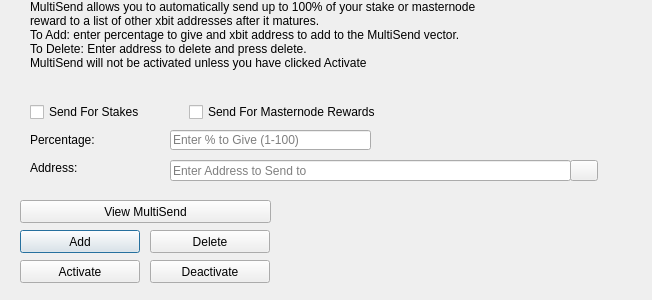
<?xml version="1.0" encoding="UTF-8"?>
<ui version="4.0">
 <class>MultiSendDialog</class>
 <widget class="QDialog" name="MultiSendDialog">
  <property name="windowModality">
   <enum>Qt::NonModal</enum>
  </property>
  <property name="geometry">
   <rect>
    <x>0</x>
    <y>0</y>
    <width>652</width>
    <height>300</height>
   </rect>
  </property>
  <property name="windowTitle">
   <string>MultiSend</string>
  </property>
  <widget class="QLineEdit" name="multiSendPercentEdit">
   <property name="geometry">
    <rect>
     <x>170</x>
     <y>130</y>
     <width>201</width>
     <height>20</height>
    </rect>
   </property>
   <property name="toolTip">
    <string>Enter whole numbers 1 - 100</string>
   </property>
   <property name="placeholderText">
    <string>Enter % to Give (1-100)</string>
   </property>
  </widget>
  <widget class="QLineEdit" name="multiSendAddressEdit">
   <property name="geometry">
    <rect>
     <x>170</x>
     <y>160</y>
     <width>401</width>
     <height>21</height>
    </rect>
   </property>
   <property name="toolTip">
    <string/>
   </property>
   <property name="placeholderText">
    <string>Enter Address to Send to</string>
   </property>
  </widget>
  <widget class="QLabel" name="label_2">
   <property name="geometry">
    <rect>
     <x>30</x>
     <y>0</y>
     <width>451</width>
     <height>121</height>
    </rect>
   </property>
   <property name="lineWidth">
    <number>1</number>
   </property>
   <property name="text">
    <string>MultiSend allows you to automatically send up to 100% of your stake or masternode reward to a list of other xbit addresses after it matures.
To Add: enter percentage to give and xbit address to add to the MultiSend vector.
To Delete: Enter address to delete and press delete.
MultiSend will not be activated unless you have clicked Activate</string>
   </property>
   <property name="alignment">
    <set>Qt::AlignLeading|Qt::AlignLeft|Qt::AlignTop</set>
   </property>
   <property name="wordWrap">
    <bool>true</bool>
   </property>
  </widget>
  <widget class="QLabel" name="message">
   <property name="geometry">
    <rect>
     <x>290</x>
     <y>200</y>
     <width>351</width>
     <height>91</height>
    </rect>
   </property>
   <property name="text">
    <string/>
   </property>
  </widget>
  <widget class="QPushButton" name="addButton">
   <property name="geometry">
    <rect>
     <x>20</x>
     <y>230</y>
     <width>120</width>
     <height>23</height>
    </rect>
   </property>
   <property name="toolTip">
    <string/>
   </property>
   <property name="statusTip">
    <string>Add to MultiSend Vector</string>
   </property>
   <property name="text">
    <string>Add</string>
   </property>
  </widget>
  <widget class="QPushButton" name="disableButton">
   <property name="geometry">
    <rect>
     <x>150</x>
     <y>260</y>
     <width>120</width>
     <height>23</height>
    </rect>
   </property>
   <property name="statusTip">
    <string>Deactivate MultiSend</string>
   </property>
   <property name="text">
    <string>Deactivate</string>
   </property>
  </widget>
  <widget class="QPushButton" name="addressBookButton">
   <property name="geometry">
    <rect>
     <x>570</x>
     <y>160</y>
     <width>28</width>
     <height>21</height>
    </rect>
   </property>
   <property name="toolTip">
    <string>Choose an address from the address book</string>
   </property>
   <property name="text">
    <string/>
   </property>
   <property name="icon">
    <iconset resource="../xbit.qrc">
     <normaloff>:/icons/address-book</normaloff>:/icons/address-book</iconset>
   </property>
   <property name="shortcut">
    <string>Alt+A</string>
   </property>
   <property name="autoDefault">
    <bool>false</bool>
   </property>
  </widget>
  <widget class="QLabel" name="label">
   <property name="geometry">
    <rect>
     <x>30</x>
     <y>130</y>
     <width>121</width>
     <height>20</height>
    </rect>
   </property>
   <property name="toolTip">
    <string>Percentage of stake to send</string>
   </property>
   <property name="text">
    <string>Percentage:</string>
   </property>
  </widget>
  <widget class="QLabel" name="label_5">
   <property name="geometry">
    <rect>
     <x>30</x>
     <y>160</y>
     <width>111</width>
     <height>16</height>
    </rect>
   </property>
   <property name="toolTip">
    <string>Address to send portion of stake to</string>
   </property>
   <property name="text">
    <string>Address:</string>
   </property>
  </widget>
  <widget class="QPushButton" name="deleteButton">
   <property name="geometry">
    <rect>
     <x>150</x>
     <y>230</y>
     <width>120</width>
     <height>23</height>
    </rect>
   </property>
   <property name="toolTip">
    <string/>
   </property>
   <property name="statusTip">
    <string>Delete Address From MultiSend Vector</string>
   </property>
   <property name="text">
    <string>Delete</string>
   </property>
  </widget>
  <widget class="QPushButton" name="activateButton">
   <property name="geometry">
    <rect>
     <x>20</x>
     <y>260</y>
     <width>120</width>
     <height>23</height>
    </rect>
   </property>
   <property name="statusTip">
    <string>Activate MultiSend</string>
   </property>
   <property name="text">
    <string>Activate</string>
   </property>
  </widget>
  <widget class="QPushButton" name="viewButton">
   <property name="geometry">
    <rect>
     <x>20</x>
     <y>200</y>
     <width>251</width>
     <height>23</height>
    </rect>
   </property>
   <property name="toolTip">
    <string/>
   </property>
   <property name="statusTip">
    <string>View MultiSend Vector</string>
   </property>
   <property name="text">
    <string>View MultiSend</string>
   </property>
  </widget>
  <widget class="QWidget" name="horizontalLayoutWidget">
   <property name="geometry">
    <rect>
     <x>30</x>
     <y>100</y>
     <width>351</width>
     <height>24</height>
    </rect>
   </property>
   <layout class="QHBoxLayout" name="horizontalLayout">
    <item>
     <widget class="QCheckBox" name="multiSendStakeCheckBox">
      <property name="text">
       <string>Send For Stakes</string>
      </property>
     </widget>
    </item>
    <item>
     <widget class="QCheckBox" name="multiSendMasternodeCheckBox">
      <property name="text">
       <string>Send For Masternode Rewards</string>
      </property>
     </widget>
    </item>
   </layout>
  </widget>
 </widget>
 <resources>
  <include location="../xbit.qrc"/>
 </resources>
 <connections/>
</ui>
